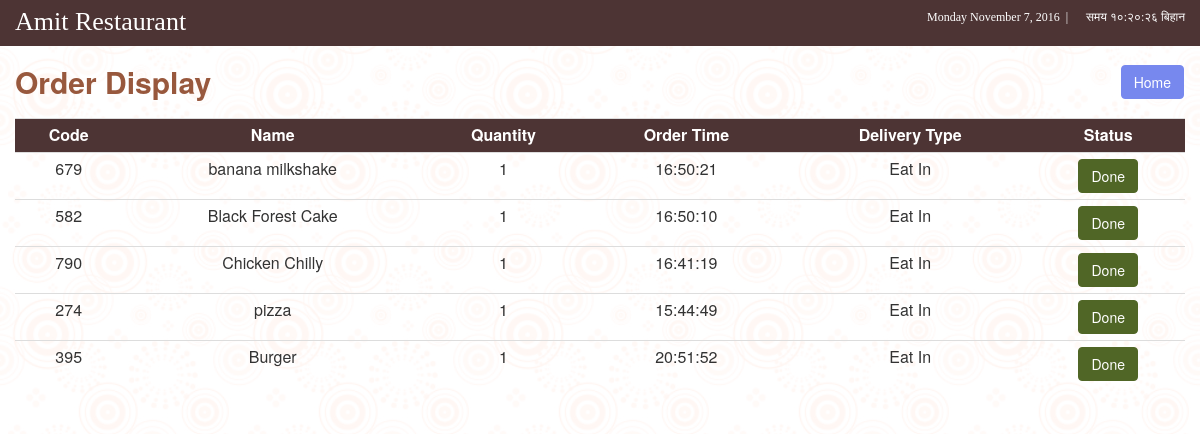
The page /order-display.php (signed in) on the database as committed earlier.
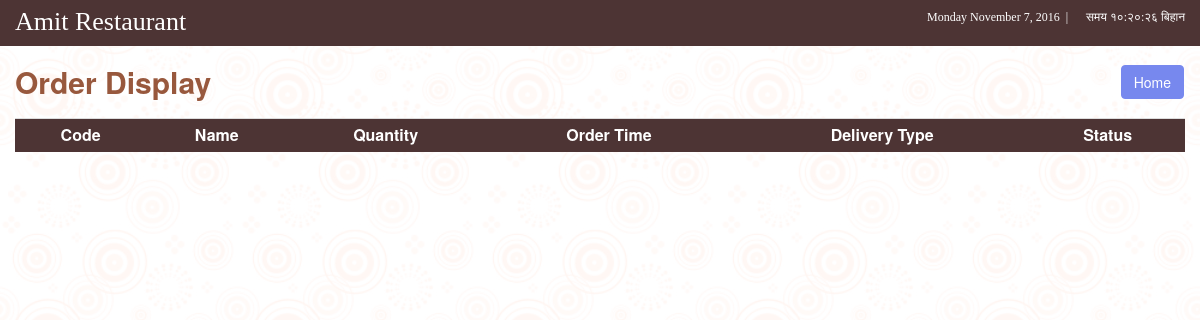
The same page on the database as committed later.
### tables this page shows
CREATE TABLE `shop` (
  `id` int(9) NOT NULL,
  `code` int(9) NOT NULL,
  `name` varchar(30) NOT NULL,
  `price` int(9) NOT NULL,
  `quantity` int(3) NOT NULL,
  `delivery_type` varchar(30) NOT NULL,
  `order_time` varchar(30) NOT NULL
);

### order-display.php (the view, shortened to what this page needs)
<?php include ('inc/header-without-menu.php'); ?>
<?php if( !user_staff() ){ ?>
<h2 class="page-title">Order Display</h2>
	<table id="order" class="table table-condensed table-hover">
		<tr class="t-head">
			<th>Code</th>
			<th>Name</th>
			<th>Quantity</th>
			<th>Order Time</th>
			<th>Delivery Type</th>
			<th>Status</th>
		</tr>
				<?php
					$id_qry = "SELECT * FROM shop ORDER BY id DESC";
					 $sel_id = query($id_qry);
					 while ($row = fetch($sel_id))
					 {
          echo "<tr><td>".$row['code'] ."</td><td>".$row['name'] ."</td><td>".$row['quantity'] ."</td><td>".$row['order_time'] ."</td><td>".$row['delivery_type'] ."</td><td>";
          ?>
      		<a class="btn btn-success" href="order-delete.php?val=<?php echo encrypt_decrypt('encrypt',$row['id']); ?>&val2=<?php echo encrypt_decrypt('encrypt',$row['code']); ?>">Done</a>
       <?php
        echo "</td></tr>";
    }
				?>
	</table>
<?php include ('inc/footer.php'); ?>
<?php
	} else {
		redirect_to("index");
	}
?>

Rows that differ between the two databases and show on the page:
removed shop: code "679", name "banana milkshake", quantity "1", order_time "16:50:21", delivery_type "Eat In"
removed shop: code "582", name "Black Forest Cake", quantity "1", order_time "16:50:10", delivery_type "Eat In"
removed shop: code "790", name "Chicken Chilly", quantity "1", order_time "16:41:19", delivery_type "Eat In"
removed shop: code "274", name "pizza", quantity "1", order_time "15:44:49", delivery_type "Eat In"
removed shop: code "395", name "Burger", quantity "1", order_time "20:51:52", delivery_type "Eat In"
